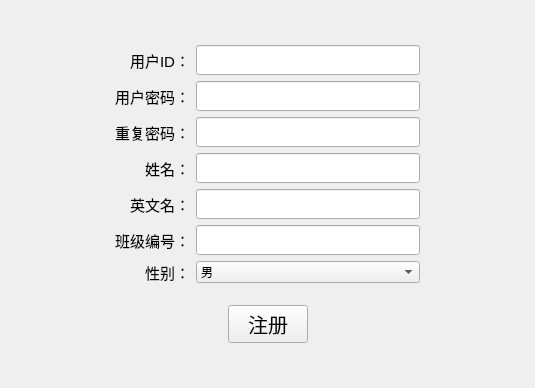
<?xml version="1.0" encoding="UTF-8"?>
<ui version="4.0">
 <class>SignUp</class>
 <widget class="QMainWindow" name="SignUp">
  <property name="geometry">
   <rect>
    <x>0</x>
    <y>0</y>
    <width>535</width>
    <height>388</height>
   </rect>
  </property>
  <property name="minimumSize">
   <size>
    <width>535</width>
    <height>388</height>
   </size>
  </property>
  <property name="maximumSize">
   <size>
    <width>535</width>
    <height>388</height>
   </size>
  </property>
  <property name="windowTitle">
   <string>注册</string>
  </property>
  <widget class="QWidget" name="centralwidget">
   <layout class="QGridLayout" name="gridLayout_2">
    <item row="0" column="2">
     <spacer name="verticalSpacer">
      <property name="orientation">
       <enum>Qt::Vertical</enum>
      </property>
      <property name="sizeHint" stdset="0">
       <size>
        <width>20</width>
        <height>36</height>
       </size>
      </property>
     </spacer>
    </item>
    <item row="1" column="0">
     <spacer name="horizontalSpacer_3">
      <property name="orientation">
       <enum>Qt::Horizontal</enum>
      </property>
      <property name="sizeHint" stdset="0">
       <size>
        <width>95</width>
        <height>20</height>
       </size>
      </property>
     </spacer>
    </item>
    <item row="1" column="1" colspan="3">
     <layout class="QGridLayout" name="gridLayout">
      <item row="2" column="1">
       <widget class="QLineEdit" name="lineEdit_password_2">
        <property name="sizePolicy">
         <sizepolicy hsizetype="Expanding" vsizetype="Fixed">
          <horstretch>0</horstretch>
          <verstretch>0</verstretch>
         </sizepolicy>
        </property>
        <property name="minimumSize">
         <size>
          <width>0</width>
          <height>30</height>
         </size>
        </property>
        <property name="font">
         <font>
          <pointsize>11</pointsize>
         </font>
        </property>
        <property name="echoMode">
         <enum>QLineEdit::PasswordEchoOnEdit</enum>
        </property>
       </widget>
      </item>
      <item row="4" column="0">
       <widget class="QLabel" name="label_5">
        <property name="font">
         <font>
          <pointsize>11</pointsize>
         </font>
        </property>
        <property name="text">
         <string>英文名：</string>
        </property>
        <property name="alignment">
         <set>Qt::AlignRight|Qt::AlignTrailing|Qt::AlignVCenter</set>
        </property>
       </widget>
      </item>
      <item row="2" column="0">
       <widget class="QLabel" name="label_3">
        <property name="font">
         <font>
          <pointsize>11</pointsize>
         </font>
        </property>
        <property name="text">
         <string>重复密码：</string>
        </property>
        <property name="alignment">
         <set>Qt::AlignRight|Qt::AlignTrailing|Qt::AlignVCenter</set>
        </property>
       </widget>
      </item>
      <item row="0" column="0">
       <widget class="QLabel" name="label">
        <property name="font">
         <font>
          <pointsize>11</pointsize>
         </font>
        </property>
        <property name="text">
         <string>用户ID：</string>
        </property>
        <property name="alignment">
         <set>Qt::AlignRight|Qt::AlignTrailing|Qt::AlignVCenter</set>
        </property>
       </widget>
      </item>
      <item row="3" column="1">
       <widget class="QLineEdit" name="lineEdit_name">
        <property name="sizePolicy">
         <sizepolicy hsizetype="Expanding" vsizetype="Fixed">
          <horstretch>0</horstretch>
          <verstretch>0</verstretch>
         </sizepolicy>
        </property>
        <property name="minimumSize">
         <size>
          <width>0</width>
          <height>30</height>
         </size>
        </property>
        <property name="font">
         <font>
          <pointsize>11</pointsize>
         </font>
        </property>
       </widget>
      </item>
      <item row="1" column="0">
       <widget class="QLabel" name="label_2">
        <property name="font">
         <font>
          <pointsize>11</pointsize>
         </font>
        </property>
        <property name="text">
         <string>用户密码：</string>
        </property>
        <property name="alignment">
         <set>Qt::AlignRight|Qt::AlignTrailing|Qt::AlignVCenter</set>
        </property>
       </widget>
      </item>
      <item row="6" column="1">
       <widget class="QComboBox" name="comboBox_gender">
        <item>
         <property name="text">
          <string>男</string>
         </property>
        </item>
        <item>
         <property name="text">
          <string>女</string>
         </property>
        </item>
       </widget>
      </item>
      <item row="0" column="1">
       <widget class="QLineEdit" name="lineEdit_id">
        <property name="sizePolicy">
         <sizepolicy hsizetype="Expanding" vsizetype="Fixed">
          <horstretch>0</horstretch>
          <verstretch>0</verstretch>
         </sizepolicy>
        </property>
        <property name="minimumSize">
         <size>
          <width>0</width>
          <height>30</height>
         </size>
        </property>
        <property name="font">
         <font>
          <pointsize>11</pointsize>
         </font>
        </property>
       </widget>
      </item>
      <item row="4" column="1">
       <widget class="QLineEdit" name="lineEdit_ename">
        <property name="sizePolicy">
         <sizepolicy hsizetype="Expanding" vsizetype="Fixed">
          <horstretch>0</horstretch>
          <verstretch>0</verstretch>
         </sizepolicy>
        </property>
        <property name="minimumSize">
         <size>
          <width>0</width>
          <height>30</height>
         </size>
        </property>
        <property name="font">
         <font>
          <pointsize>11</pointsize>
         </font>
        </property>
       </widget>
      </item>
      <item row="1" column="1">
       <widget class="QLineEdit" name="lineEdit_password">
        <property name="sizePolicy">
         <sizepolicy hsizetype="Expanding" vsizetype="Fixed">
          <horstretch>0</horstretch>
          <verstretch>0</verstretch>
         </sizepolicy>
        </property>
        <property name="minimumSize">
         <size>
          <width>0</width>
          <height>30</height>
         </size>
        </property>
        <property name="font">
         <font>
          <pointsize>11</pointsize>
         </font>
        </property>
        <property name="echoMode">
         <enum>QLineEdit::PasswordEchoOnEdit</enum>
        </property>
       </widget>
      </item>
      <item row="3" column="0">
       <widget class="QLabel" name="label_4">
        <property name="font">
         <font>
          <pointsize>11</pointsize>
         </font>
        </property>
        <property name="text">
         <string>姓名：</string>
        </property>
        <property name="alignment">
         <set>Qt::AlignRight|Qt::AlignTrailing|Qt::AlignVCenter</set>
        </property>
       </widget>
      </item>
      <item row="6" column="0">
       <widget class="QLabel" name="label_6">
        <property name="font">
         <font>
          <pointsize>11</pointsize>
         </font>
        </property>
        <property name="text">
         <string>性别：</string>
        </property>
        <property name="alignment">
         <set>Qt::AlignRight|Qt::AlignTrailing|Qt::AlignVCenter</set>
        </property>
       </widget>
      </item>
      <item row="5" column="0">
       <widget class="QLabel" name="label_7">
        <property name="font">
         <font>
          <pointsize>11</pointsize>
         </font>
        </property>
        <property name="text">
         <string>班级编号：</string>
        </property>
        <property name="alignment">
         <set>Qt::AlignRight|Qt::AlignTrailing|Qt::AlignVCenter</set>
        </property>
       </widget>
      </item>
      <item row="5" column="1">
       <widget class="QLineEdit" name="lineEdit_classId">
        <property name="sizePolicy">
         <sizepolicy hsizetype="Expanding" vsizetype="Fixed">
          <horstretch>0</horstretch>
          <verstretch>0</verstretch>
         </sizepolicy>
        </property>
        <property name="minimumSize">
         <size>
          <width>0</width>
          <height>30</height>
         </size>
        </property>
        <property name="font">
         <font>
          <pointsize>11</pointsize>
         </font>
        </property>
       </widget>
      </item>
     </layout>
    </item>
    <item row="1" column="4">
     <spacer name="horizontalSpacer_4">
      <property name="orientation">
       <enum>Qt::Horizontal</enum>
      </property>
      <property name="sizeHint" stdset="0">
       <size>
        <width>95</width>
        <height>20</height>
       </size>
      </property>
     </spacer>
    </item>
    <item row="2" column="2">
     <spacer name="verticalSpacer_3">
      <property name="orientation">
       <enum>Qt::Vertical</enum>
      </property>
      <property name="sizeHint" stdset="0">
       <size>
        <width>20</width>
        <height>15</height>
       </size>
      </property>
     </spacer>
    </item>
    <item row="3" column="1">
     <spacer name="horizontalSpacer">
      <property name="orientation">
       <enum>Qt::Horizontal</enum>
      </property>
      <property name="sizeHint" stdset="0">
       <size>
        <width>95</width>
        <height>20</height>
       </size>
      </property>
     </spacer>
    </item>
    <item row="3" column="2">
     <widget class="QPushButton" name="pushButton_signup">
      <property name="font">
       <font>
        <pointsize>15</pointsize>
       </font>
      </property>
      <property name="text">
       <string>注册</string>
      </property>
     </widget>
    </item>
    <item row="3" column="3">
     <spacer name="horizontalSpacer_2">
      <property name="orientation">
       <enum>Qt::Horizontal</enum>
      </property>
      <property name="sizeHint" stdset="0">
       <size>
        <width>95</width>
        <height>20</height>
       </size>
      </property>
     </spacer>
    </item>
    <item row="4" column="2">
     <spacer name="verticalSpacer_2">
      <property name="orientation">
       <enum>Qt::Vertical</enum>
      </property>
      <property name="sizeHint" stdset="0">
       <size>
        <width>20</width>
        <height>36</height>
       </size>
      </property>
     </spacer>
    </item>
   </layout>
  </widget>
  <action name="exportLogAction">
   <property name="text">
    <string>导出日志</string>
   </property>
  </action>
  <action name="aboutAction">
   <property name="text">
    <string>关于</string>
   </property>
  </action>
 </widget>
 <resources/>
 <connections/>
</ui>
